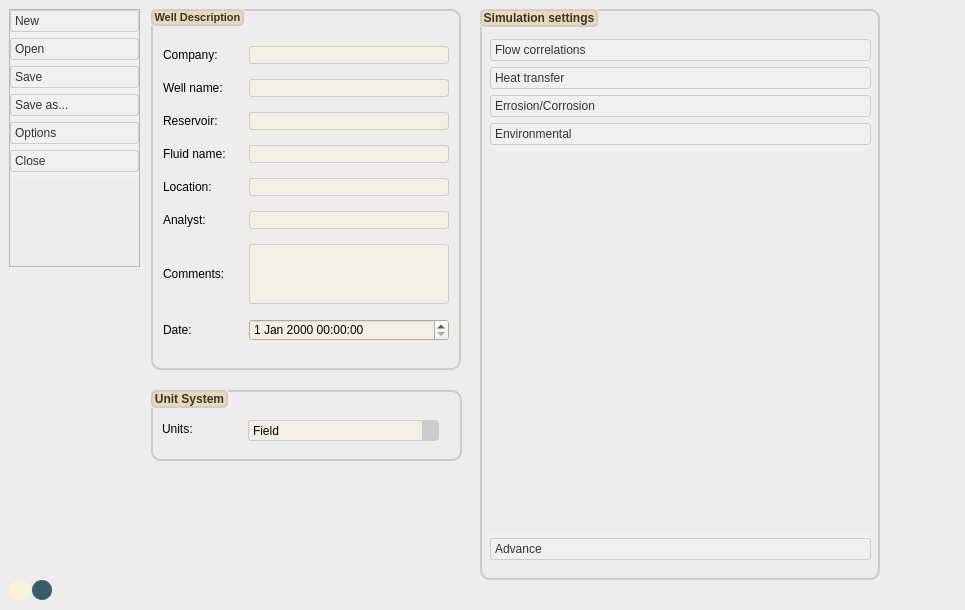
<?xml version="1.0" encoding="UTF-8"?>
<ui version="4.0">
 <class>TProjectSettingWidget</class>
 <widget class="QWidget" name="TProjectSettingWidget">
  <property name="geometry">
   <rect>
    <x>0</x>
    <y>0</y>
    <width>965</width>
    <height>610</height>
   </rect>
  </property>
  <property name="windowTitle">
   <string>Form</string>
  </property>
  <property name="styleSheet">
   <string notr="true">QWidget {
    background-color: #EEEDEB;  
}
</string>
  </property>
  <widget class="QGroupBox" name="groupBox2">
   <property name="geometry">
    <rect>
     <x>151</x>
     <y>390</y>
     <width>311</width>
     <height>71</height>
    </rect>
   </property>
   <property name="minimumSize">
    <size>
     <width>0</width>
     <height>0</height>
    </size>
   </property>
   <property name="font">
    <font>
     <bold>true</bold>
    </font>
   </property>
   <property name="styleSheet">
    <string notr="true">QGroupBox {
    border: 2px solid #cccccc; /* Light Gray Border */
    border-radius: 10px; /* Rounded Corners */
}

QGroupBox::title {
	background-color: #EBD9B4;
    color: #333333; /* Dark Gray Text Color */
    border: 2px solid #cccccc; /* Dotted Border */
	border-radius: 5px;
}

QComboBox {
	background-color: #F2EFE5;
    border: 1px solid #cccccc; /* Light Gray Border */
    border-radius: 3px; /* Rounded Corners */
}
QComboBox::drop-down {
	background-color: #cccccc;
    border: 1px solid #cccccc; /* Light Gray Border */
    padding: 2px; /* Adjust padding to ensure icon visibility */
    width: 10px; /* Adjust width as needed */
}

</string>
   </property>
   <property name="title">
    <string>Unit System</string>
   </property>
   <property name="alignment">
    <set>Qt::AlignLeading|Qt::AlignLeft|Qt::AlignTop</set>
   </property>
   <property name="flat">
    <bool>false</bool>
   </property>
   <property name="checkable">
    <bool>false</bool>
   </property>
   <widget class="QComboBox" name="cbxUnitSystem">
    <property name="geometry">
     <rect>
      <x>97</x>
      <y>30</y>
      <width>191</width>
      <height>21</height>
     </rect>
    </property>
    <item>
     <property name="text">
      <string>Field</string>
     </property>
    </item>
    <item>
     <property name="text">
      <string>SI</string>
     </property>
    </item>
    <item>
     <property name="text">
      <string>Metric</string>
     </property>
    </item>
   </widget>
   <widget class="QLabel" name="label_18">
    <property name="geometry">
     <rect>
      <x>11</x>
      <y>31</y>
      <width>30</width>
      <height>16</height>
     </rect>
    </property>
    <property name="maximumSize">
     <size>
      <width>80</width>
      <height>16777215</height>
     </size>
    </property>
    <property name="text">
     <string>Units:</string>
    </property>
   </widget>
  </widget>
  <widget class="QGroupBox" name="groupBox3">
   <property name="geometry">
    <rect>
     <x>480</x>
     <y>9</y>
     <width>400</width>
     <height>571</height>
    </rect>
   </property>
   <property name="minimumSize">
    <size>
     <width>400</width>
     <height>0</height>
    </size>
   </property>
   <property name="font">
    <font>
     <bold>true</bold>
    </font>
   </property>
   <property name="styleSheet">
    <string notr="true">QGroupBox {
    border: 2px solid #cccccc; /* Light Gray Border */
    border-radius: 10px; /* Rounded Corners */
}

QGroupBox::title {
	background-color: #EBD9B4;
    color: #333333; /* Dark Gray Text Color */
    border: 2px solid #cccccc; /* Dotted Border */
	border-radius: 5px;
}

QComboBox {
	background-color: #F2EFE5;
    border: 1px solid #cccccc; /* Light Gray Border */
    border-radius: 3px; /* Rounded Corners */
}
QComboBox::drop-down {
	background-color: #cccccc;
    border: 1px solid #cccccc; /* Light Gray Border */
    padding: 2px; /* Adjust padding to ensure icon visibility */
    width: 10px; /* Adjust width as needed */
}

</string>
   </property>
   <property name="title">
    <string>Simulation settings</string>
   </property>
   <widget class="QToolBox" name="tbSimulationSetting">
    <property name="geometry">
     <rect>
      <x>10</x>
      <y>30</y>
      <width>381</width>
      <height>521</height>
     </rect>
    </property>
    <property name="styleSheet">
     <string notr="true">QToolBox {
    background-color: #f0f0f0; /* White */
    border-radius: 5px; /* Rounded Corners */
}
QToolBox::tab {
    background-color: #f0f0f0; /* Light Gray */
    color: #333333; /* Dark Gray Text Color */
    border: 1px solid #cccccc; /* Light Gray Border */
    border-radius: 3px; /* Rounded Corners */

}

QToolBox::tab:hover {
    background-color: #007acc; /* Blue */
    color: #ffffff; /* White Text Color */
}
</string>
    </property>
    <property name="currentIndex">
     <number>3</number>
    </property>
    <widget class="QWidget" name="page_7">
     <property name="geometry">
      <rect>
       <x>0</x>
       <y>0</y>
       <width>381</width>
       <height>371</height>
      </rect>
     </property>
     <attribute name="label">
      <string>Flow correlations</string>
     </attribute>
     <layout class="QGridLayout" name="gridLayout">
      <property name="leftMargin">
       <number>0</number>
      </property>
      <property name="topMargin">
       <number>4</number>
      </property>
      <property name="rightMargin">
       <number>0</number>
      </property>
      <item row="2" column="0" colspan="2">
       <widget class="QFrame" name="frame">
        <property name="minimumSize">
         <size>
          <width>0</width>
          <height>50</height>
         </size>
        </property>
        <property name="frameShape">
         <enum>QFrame::NoFrame</enum>
        </property>
        <property name="frameShadow">
         <enum>QFrame::Raised</enum>
        </property>
        <layout class="QGridLayout" name="gridLayout_9">
         <property name="leftMargin">
          <number>4</number>
         </property>
         <property name="topMargin">
          <number>4</number>
         </property>
         <property name="rightMargin">
          <number>4</number>
         </property>
         <property name="bottomMargin">
          <number>4</number>
         </property>
         <item row="0" column="0">
          <widget class="QLabel" name="label_16">
           <property name="minimumSize">
            <size>
             <width>145</width>
             <height>0</height>
            </size>
           </property>
           <property name="text">
            <string>Single Phase Correlation:</string>
           </property>
          </widget>
         </item>
         <item row="0" column="1">
          <widget class="QComboBox" name="cbxSinglePhaseCorr"/>
         </item>
         <item row="1" column="0">
          <widget class="QLabel" name="label_17">
           <property name="minimumSize">
            <size>
             <width>145</width>
             <height>0</height>
            </size>
           </property>
           <property name="text">
            <string>Swap angle:</string>
           </property>
          </widget>
         </item>
         <item row="1" column="1">
          <widget class="QLineEdit" name="leSwapAngle">
           <property name="enabled">
            <bool>false</bool>
           </property>
           <property name="text">
            <string>45</string>
           </property>
          </widget>
         </item>
        </layout>
       </widget>
      </item>
      <item row="1" column="0" colspan="2">
       <widget class="QGroupBox" name="groupBox_5">
        <property name="font">
         <font>
          <bold>true</bold>
         </font>
        </property>
        <property name="title">
         <string>Horizontal Flow (Multiphase)</string>
        </property>
        <widget class="QWidget" name="layoutWidget">
         <property name="geometry">
          <rect>
           <x>10</x>
           <y>30</y>
           <width>361</width>
           <height>81</height>
          </rect>
         </property>
         <layout class="QGridLayout" name="gridLayout_4">
          <item row="0" column="0">
           <widget class="QLabel" name="label_13">
            <property name="minimumSize">
             <size>
              <width>145</width>
              <height>0</height>
             </size>
            </property>
            <property name="text">
             <string>Correlation:</string>
            </property>
           </widget>
          </item>
          <item row="0" column="1">
           <widget class="QComboBox" name="cbxHorizontalFlowCorr"/>
          </item>
          <item row="1" column="0">
           <widget class="QLabel" name="label_14">
            <property name="minimumSize">
             <size>
              <width>145</width>
              <height>0</height>
             </size>
            </property>
            <property name="text">
             <string>Friction factor:</string>
            </property>
           </widget>
          </item>
          <item row="1" column="1">
           <widget class="QLineEdit" name="leHFricFac">
            <property name="enabled">
             <bool>false</bool>
            </property>
            <property name="text">
             <string>1</string>
            </property>
           </widget>
          </item>
          <item row="2" column="0">
           <widget class="QLabel" name="label_15">
            <property name="minimumSize">
             <size>
              <width>145</width>
              <height>0</height>
             </size>
            </property>
            <property name="text">
             <string>Holdup factor:</string>
            </property>
           </widget>
          </item>
          <item row="2" column="1">
           <widget class="QLineEdit" name="leHHoldupFac">
            <property name="enabled">
             <bool>false</bool>
            </property>
            <property name="text">
             <string>1</string>
            </property>
           </widget>
          </item>
         </layout>
        </widget>
       </widget>
      </item>
      <item row="0" column="0" colspan="2">
       <widget class="QGroupBox" name="groupBox_4">
        <property name="font">
         <font>
          <bold>true</bold>
         </font>
        </property>
        <property name="title">
         <string>Vertical Flow (Multiphase)</string>
        </property>
        <widget class="QComboBox" name="cbxVerticalFlowCorr">
         <property name="geometry">
          <rect>
           <x>162</x>
           <y>27</y>
           <width>203</width>
           <height>21</height>
          </rect>
         </property>
        </widget>
        <widget class="QLabel" name="label">
         <property name="geometry">
          <rect>
           <x>11</x>
           <y>27</y>
           <width>145</width>
           <height>16</height>
          </rect>
         </property>
         <property name="minimumSize">
          <size>
           <width>145</width>
           <height>0</height>
          </size>
         </property>
         <property name="text">
          <string>Correlation:</string>
         </property>
        </widget>
        <widget class="QLabel" name="label_11">
         <property name="geometry">
          <rect>
           <x>11</x>
           <y>54</y>
           <width>145</width>
           <height>16</height>
          </rect>
         </property>
         <property name="minimumSize">
          <size>
           <width>145</width>
           <height>0</height>
          </size>
         </property>
         <property name="text">
          <string>Friction factor:</string>
         </property>
        </widget>
        <widget class="QLabel" name="label_12">
         <property name="geometry">
          <rect>
           <x>11</x>
           <y>84</y>
           <width>145</width>
           <height>16</height>
          </rect>
         </property>
         <property name="minimumSize">
          <size>
           <width>145</width>
           <height>0</height>
          </size>
         </property>
         <property name="text">
          <string>Holdup factor:</string>
         </property>
        </widget>
        <widget class="QLineEdit" name="leVFricFac">
         <property name="enabled">
          <bool>false</bool>
         </property>
         <property name="geometry">
          <rect>
           <x>162</x>
           <y>54</y>
           <width>203</width>
           <height>21</height>
          </rect>
         </property>
         <property name="text">
          <string>1</string>
         </property>
        </widget>
        <widget class="QLineEdit" name="leVHoldupFac">
         <property name="enabled">
          <bool>false</bool>
         </property>
         <property name="geometry">
          <rect>
           <x>162</x>
           <y>84</y>
           <width>203</width>
           <height>21</height>
          </rect>
         </property>
         <property name="text">
          <string>1</string>
         </property>
        </widget>
       </widget>
      </item>
     </layout>
    </widget>
    <widget class="QWidget" name="page_8">
     <property name="geometry">
      <rect>
       <x>0</x>
       <y>0</y>
       <width>381</width>
       <height>371</height>
      </rect>
     </property>
     <attribute name="label">
      <string>Heat transfer</string>
     </attribute>
    </widget>
    <widget class="QWidget" name="page_9">
     <property name="geometry">
      <rect>
       <x>0</x>
       <y>0</y>
       <width>381</width>
       <height>371</height>
      </rect>
     </property>
     <attribute name="label">
      <string>Errosion/Corrosion</string>
     </attribute>
    </widget>
    <widget class="QWidget" name="page_10">
     <property name="geometry">
      <rect>
       <x>0</x>
       <y>0</y>
       <width>381</width>
       <height>371</height>
      </rect>
     </property>
     <attribute name="label">
      <string>Environmental</string>
     </attribute>
    </widget>
    <widget class="QWidget" name="page_11">
     <property name="geometry">
      <rect>
       <x>0</x>
       <y>0</y>
       <width>381</width>
       <height>371</height>
      </rect>
     </property>
     <attribute name="label">
      <string>Advance</string>
     </attribute>
    </widget>
   </widget>
  </widget>
  <widget class="QFrame" name="fOptions">
   <property name="geometry">
    <rect>
     <x>9</x>
     <y>9</y>
     <width>131</width>
     <height>258</height>
    </rect>
   </property>
   <property name="minimumSize">
    <size>
     <width>0</width>
     <height>0</height>
    </size>
   </property>
   <property name="maximumSize">
    <size>
     <width>140</width>
     <height>16777215</height>
    </size>
   </property>
   <property name="frameShape">
    <enum>QFrame::StyledPanel</enum>
   </property>
   <property name="frameShadow">
    <enum>QFrame::Raised</enum>
   </property>
   <layout class="QGridLayout" name="gridLayout_3">
    <property name="leftMargin">
     <number>0</number>
    </property>
    <property name="topMargin">
     <number>0</number>
    </property>
    <property name="rightMargin">
     <number>0</number>
    </property>
    <property name="bottomMargin">
     <number>0</number>
    </property>
    <item row="0" column="1">
     <widget class="QToolBox" name="toolBox">
      <property name="maximumSize">
       <size>
        <width>1000</width>
        <height>210</height>
       </size>
      </property>
      <property name="styleSheet">
       <string notr="true">QToolBox {
    background-color: #f0f0f0; /* White */
    border-radius: 5px; /* Rounded Corners */
}
QToolBox::tab {
    background-color: #f0f0f0; /* Light Gray */
    color: #333333; /* Dark Gray Text Color */
    border: 1px solid #cccccc; /* Light Gray Border */
    border-radius: 3px; /* Rounded Corners */

}

QToolBox::tab:hover {
    background-color: #007acc; /* Blue */
    color: #ffffff; /* White Text Color */
}
</string>
      </property>
      <property name="midLineWidth">
       <number>1</number>
      </property>
      <property name="currentIndex">
       <number>5</number>
      </property>
      <widget class="QWidget" name="page">
       <property name="geometry">
        <rect>
         <x>0</x>
         <y>0</y>
         <width>129</width>
         <height>30</height>
        </rect>
       </property>
       <attribute name="icon">
        <iconset>
         <normaloff>../icon/newfile.png</normaloff>../icon/newfile.png</iconset>
       </attribute>
       <attribute name="label">
        <string>New</string>
       </attribute>
      </widget>
      <widget class="QWidget" name="page_2">
       <property name="geometry">
        <rect>
         <x>0</x>
         <y>0</y>
         <width>129</width>
         <height>30</height>
        </rect>
       </property>
       <attribute name="icon">
        <iconset>
         <normaloff>../icon/openFile.png</normaloff>../icon/openFile.png</iconset>
       </attribute>
       <attribute name="label">
        <string>Open</string>
       </attribute>
      </widget>
      <widget class="QWidget" name="page_3">
       <property name="geometry">
        <rect>
         <x>0</x>
         <y>0</y>
         <width>129</width>
         <height>30</height>
        </rect>
       </property>
       <attribute name="icon">
        <iconset>
         <normaloff>../icon/savefile.png</normaloff>../icon/savefile.png</iconset>
       </attribute>
       <attribute name="label">
        <string>Save</string>
       </attribute>
      </widget>
      <widget class="QWidget" name="page_4">
       <property name="geometry">
        <rect>
         <x>0</x>
         <y>0</y>
         <width>129</width>
         <height>30</height>
        </rect>
       </property>
       <attribute name="icon">
        <iconset>
         <normaloff>../icon/save as.png</normaloff>../icon/save as.png</iconset>
       </attribute>
       <attribute name="label">
        <string>Save as...</string>
       </attribute>
      </widget>
      <widget class="QWidget" name="page_5">
       <property name="geometry">
        <rect>
         <x>0</x>
         <y>0</y>
         <width>129</width>
         <height>30</height>
        </rect>
       </property>
       <attribute name="icon">
        <iconset>
         <normaloff>../icon/option2.png</normaloff>../icon/option2.png</iconset>
       </attribute>
       <attribute name="label">
        <string>Options</string>
       </attribute>
      </widget>
      <widget class="QWidget" name="page_6">
       <property name="geometry">
        <rect>
         <x>0</x>
         <y>0</y>
         <width>129</width>
         <height>30</height>
        </rect>
       </property>
       <property name="maximumSize">
        <size>
         <width>16777215</width>
         <height>16777215</height>
        </size>
       </property>
       <attribute name="icon">
        <iconset>
         <normaloff>../icon/close1.png</normaloff>../icon/close1.png</iconset>
       </attribute>
       <attribute name="label">
        <string>Close</string>
       </attribute>
      </widget>
     </widget>
    </item>
    <item row="1" column="1">
     <spacer name="verticalSpacer">
      <property name="orientation">
       <enum>Qt::Vertical</enum>
      </property>
      <property name="sizeHint" stdset="0">
       <size>
        <width>20</width>
        <height>40</height>
       </size>
      </property>
     </spacer>
    </item>
   </layout>
  </widget>
  <widget class="QGroupBox" name="groupBox1">
   <property name="geometry">
    <rect>
     <x>151</x>
     <y>9</y>
     <width>310</width>
     <height>361</height>
    </rect>
   </property>
   <property name="maximumSize">
    <size>
     <width>16777215</width>
     <height>16777215</height>
    </size>
   </property>
   <property name="font">
    <font>
     <pointsize>8</pointsize>
     <bold>true</bold>
    </font>
   </property>
   <property name="styleSheet">
    <string notr="true">QGroupBox {
    border: 2px solid #cccccc; /* Light Gray Border */
    border-radius: 10px; /* Rounded Corners */
}

QGroupBox::title {
	background-color: #EBD9B4;
    color: #333333; /* Dark Gray Text Color */
    border: 2px solid #cccccc; /* Dotted Border */
	border-radius: 5px;
}

QLineEdit {
	background-color: #F2EFE5;
    border: 1px solid #cccccc; /* Light Gray Border */
    border-radius: 3px; /* Rounded Corners */
}

QLineEdit:focus {
    border-color: #007acc; /* Blue border color when focused */
}


QDateTimeEdit {
	background-color: #F2EFE5;
}</string>
   </property>
   <property name="title">
    <string>Well Description</string>
   </property>
   <layout class="QGridLayout" name="gridLayout_2">
    <item row="2" column="0">
     <widget class="QLabel" name="label_5">
      <property name="minimumSize">
       <size>
        <width>80</width>
        <height>0</height>
       </size>
      </property>
      <property name="maximumSize">
       <size>
        <width>16777215</width>
        <height>16777215</height>
       </size>
      </property>
      <property name="text">
       <string>Reservoir:</string>
      </property>
     </widget>
    </item>
    <item row="8" column="0">
     <widget class="QLabel" name="label_10">
      <property name="text">
       <string>Date: </string>
      </property>
     </widget>
    </item>
    <item row="2" column="1" colspan="3">
     <widget class="QLineEdit" name="leReservoir">
      <property name="minimumSize">
       <size>
        <width>200</width>
        <height>0</height>
       </size>
      </property>
     </widget>
    </item>
    <item row="6" column="0">
     <widget class="QLabel" name="label_9">
      <property name="minimumSize">
       <size>
        <width>80</width>
        <height>0</height>
       </size>
      </property>
      <property name="maximumSize">
       <size>
        <width>16777215</width>
        <height>16777215</height>
       </size>
      </property>
      <property name="text">
       <string>Comments:</string>
      </property>
     </widget>
    </item>
    <item row="6" column="1" colspan="3">
     <widget class="QLineEdit" name="leComments">
      <property name="minimumSize">
       <size>
        <width>200</width>
        <height>60</height>
       </size>
      </property>
     </widget>
    </item>
    <item row="0" column="1" colspan="3">
     <widget class="QLineEdit" name="leCompany">
      <property name="minimumSize">
       <size>
        <width>200</width>
        <height>0</height>
       </size>
      </property>
     </widget>
    </item>
    <item row="1" column="0">
     <widget class="QLabel" name="label_4">
      <property name="minimumSize">
       <size>
        <width>80</width>
        <height>0</height>
       </size>
      </property>
      <property name="maximumSize">
       <size>
        <width>16777215</width>
        <height>16777215</height>
       </size>
      </property>
      <property name="text">
       <string>Well name:</string>
      </property>
     </widget>
    </item>
    <item row="4" column="1" colspan="3">
     <widget class="QLineEdit" name="leLocation">
      <property name="minimumSize">
       <size>
        <width>200</width>
        <height>0</height>
       </size>
      </property>
     </widget>
    </item>
    <item row="5" column="1" colspan="3">
     <widget class="QLineEdit" name="leAnalyst">
      <property name="minimumSize">
       <size>
        <width>200</width>
        <height>0</height>
       </size>
      </property>
     </widget>
    </item>
    <item row="0" column="0">
     <widget class="QLabel" name="label_3">
      <property name="minimumSize">
       <size>
        <width>80</width>
        <height>0</height>
       </size>
      </property>
      <property name="maximumSize">
       <size>
        <width>16777215</width>
        <height>16777215</height>
       </size>
      </property>
      <property name="text">
       <string>Company:</string>
      </property>
     </widget>
    </item>
    <item row="5" column="0">
     <widget class="QLabel" name="label_8">
      <property name="minimumSize">
       <size>
        <width>80</width>
        <height>0</height>
       </size>
      </property>
      <property name="maximumSize">
       <size>
        <width>16777215</width>
        <height>16777215</height>
       </size>
      </property>
      <property name="text">
       <string>Analyst:</string>
      </property>
     </widget>
    </item>
    <item row="4" column="0">
     <widget class="QLabel" name="label_7">
      <property name="minimumSize">
       <size>
        <width>80</width>
        <height>0</height>
       </size>
      </property>
      <property name="maximumSize">
       <size>
        <width>16777215</width>
        <height>16777215</height>
       </size>
      </property>
      <property name="text">
       <string>Location:</string>
      </property>
     </widget>
    </item>
    <item row="1" column="1" colspan="3">
     <widget class="QLineEdit" name="leWellName">
      <property name="minimumSize">
       <size>
        <width>200</width>
        <height>0</height>
       </size>
      </property>
     </widget>
    </item>
    <item row="3" column="1" colspan="3">
     <widget class="QLineEdit" name="leFluidName">
      <property name="minimumSize">
       <size>
        <width>200</width>
        <height>0</height>
       </size>
      </property>
     </widget>
    </item>
    <item row="8" column="1" colspan="3">
     <widget class="QDateTimeEdit" name="dateTimeEdit">
      <property name="minimumSize">
       <size>
        <width>200</width>
        <height>0</height>
       </size>
      </property>
     </widget>
    </item>
    <item row="3" column="0">
     <widget class="QLabel" name="label_6">
      <property name="minimumSize">
       <size>
        <width>80</width>
        <height>0</height>
       </size>
      </property>
      <property name="maximumSize">
       <size>
        <width>16777215</width>
        <height>16777215</height>
       </size>
      </property>
      <property name="text">
       <string>Fluid name:</string>
      </property>
     </widget>
    </item>
   </layout>
  </widget>
  <widget class="QPushButton" name="darktheme">
   <property name="geometry">
    <rect>
     <x>32</x>
     <y>580</y>
     <width>20</width>
     <height>20</height>
    </rect>
   </property>
   <property name="sizePolicy">
    <sizepolicy hsizetype="Fixed" vsizetype="Fixed">
     <horstretch>0</horstretch>
     <verstretch>0</verstretch>
    </sizepolicy>
   </property>
   <property name="styleSheet">
    <string notr="true">QPushButton {
    background-color: #395B64; /* Button Color */
    color: #395B64; /* Text Color */
    border-radius: 10px; /* Half the button's height to make it circular */
    width: 20px; /* Adjust width and height as needed */
    height: 20px;
}

QPushButton:hover {
    background-color: #005f80; /* Darker color on hover */
}
</string>
   </property>
   <property name="text">
    <string/>
   </property>
  </widget>
  <widget class="QPushButton" name="ClasicTheme">
   <property name="geometry">
    <rect>
     <x>10</x>
     <y>580</y>
     <width>20</width>
     <height>20</height>
    </rect>
   </property>
   <property name="sizePolicy">
    <sizepolicy hsizetype="Fixed" vsizetype="Fixed">
     <horstretch>0</horstretch>
     <verstretch>0</verstretch>
    </sizepolicy>
   </property>
   <property name="styleSheet">
    <string notr="true">QPushButton {
    background-color: #FBF3D5; /* Button Color */
    color: #FBF3D5; /* Text Color */
    border-radius: 10px; /* Half the button's height to make it circular */
    width: 20px; /* Adjust width and height as needed */
    height: 20px;
}

QPushButton:hover {
    background-color: #D8D8D8; /* Darker color on hover */
}
</string>
   </property>
   <property name="text">
    <string/>
   </property>
  </widget>
 </widget>
 <resources/>
 <connections/>
</ui>
